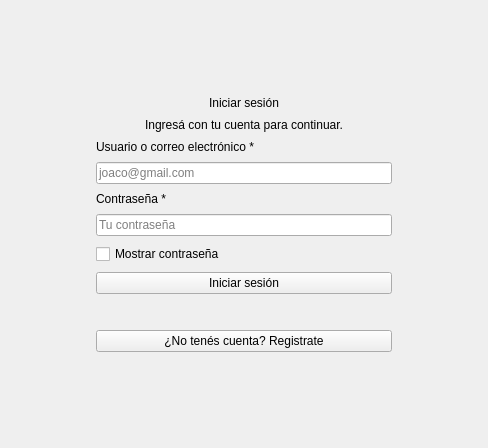
<?xml version="1.0" encoding="UTF-8"?>
<ui version="4.0">
 <class>pantalla_login</class>
 <widget class="QWidget" name="pantalla_login"><property name="windowTitle"><string></string></property><layout class="QGridLayout" name="layout_pantalla"><property name="leftMargin"><number>24</number></property><property name="topMargin"><number>24</number></property><property name="rightMargin"><number>24</number></property><property name="bottomMargin"><number>24</number></property><item row="0" column="1"><spacer name="spacer_arriba"><property name="orientation"><enum>Qt::Vertical</enum></property><property name="sizeHint" stdset="0"><size><width>20</width><height>40</height></size></property></spacer></item><item row="1" column="0"><spacer name="spacer_izquierda"><property name="orientation"><enum>Qt::Horizontal</enum></property><property name="sizeHint" stdset="0"><size><width>40</width><height>20</height></size></property></spacer></item><item row="1" column="1"><widget class="QFrame" name="frame_tarjeta"><property name="minimumSize"><size><width>360</width><height>0</height></size></property><property name="maximumSize"><size><width>400</width><height>16777215</height></size></property><property name="frameShape"><enum>QFrame::NoFrame</enum></property><layout class="QVBoxLayout" name="layout_tarjeta"><property name="spacing"><number>8</number></property><property name="leftMargin"><number>32</number></property><property name="topMargin"><number>32</number></property><property name="rightMargin"><number>32</number></property><property name="bottomMargin"><number>32</number></property><item><widget class="QLabel" name="label_titulo"><property name="text"><string>Iniciar sesión</string></property><property name="alignment"><set>Qt::AlignCenter</set></property></widget></item><item><widget class="QLabel" name="label_subtitulo"><property name="text"><string>Ingresá con tu cuenta para continuar.</string></property><property name="alignment"><set>Qt::AlignCenter</set></property><property name="wordWrap"><bool>true</bool></property></widget></item><item><widget class="QLabel" name="label_usuario"><property name="text"><string>Usuario o correo electrónico *</string></property></widget></item><item><widget class="QLineEdit" name="input_usuario"><property name="placeholderText"><string>joaco@gmail.com</string></property></widget></item><item><widget class="QLabel" name="label_password"><property name="text"><string>Contraseña *</string></property></widget></item><item><widget class="QLineEdit" name="input_password"><property name="placeholderText"><string>Tu contraseña</string></property><property name="echoMode"><enum>QLineEdit::Password</enum></property></widget></item><item><widget class="QCheckBox" name="chk_mostrar_password"><property name="text"><string>Mostrar contraseña</string></property><property name="cursor"><cursorShape>PointingHandCursor</cursorShape></property></widget></item><item><widget class="QPushButton" name="btn_login"><property name="text"><string>Iniciar sesión</string></property><property name="cursor"><cursorShape>PointingHandCursor</cursorShape></property></widget></item><item><widget class="QLabel" name="label_mensaje"><property name="text"><string></string></property><property name="alignment"><set>Qt::AlignCenter</set></property><property name="wordWrap"><bool>true</bool></property><property name="minimumSize"><size><width>0</width><height>20</height></size></property></widget></item><item><widget class="QPushButton" name="btn_ir_registro"><property name="text"><string>¿No tenés cuenta? Registrate</string></property><property name="cursor"><cursorShape>PointingHandCursor</cursorShape></property></widget></item></layout></widget></item><item row="1" column="2"><spacer name="spacer_derecha"><property name="orientation"><enum>Qt::Horizontal</enum></property><property name="sizeHint" stdset="0"><size><width>40</width><height>20</height></size></property></spacer></item><item row="2" column="1"><spacer name="spacer_abajo"><property name="orientation"><enum>Qt::Vertical</enum></property><property name="sizeHint" stdset="0"><size><width>20</width><height>40</height></size></property></spacer></item></layout></widget>
 <tabstops><tabstop>input_usuario</tabstop><tabstop>input_password</tabstop><tabstop>chk_mostrar_password</tabstop><tabstop>btn_login</tabstop><tabstop>btn_ir_registro</tabstop></tabstops>
 <resources/>
 <connections/>
</ui>
